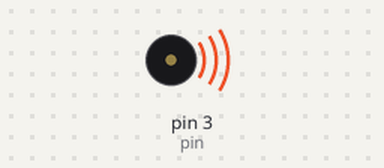
Simulated run of this sketch. Board: Arduino Uno, built with avr-gcc and run on an emulated ATmega328P. Parts: buzzer (waves = sounding). What the sketch prints to the serial monitor is not drawn.

Above: at 3.0 s.
Timing chart, 0 to 4.7 s (numbered marks = the images above):
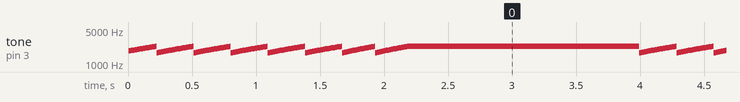

Measured:
- by itself, tone on pin 3 (pin): plays 1860 Hz for 0.01 s, 1880 Hz for 0.01 s, 1900 Hz for 0.01 s, 1920 Hz for 0.01 s, 1940 Hz for 0.01 s, 1960 Hz for 0.01 s … (2870 notes in this stretch)

The sketch:

VideoGameSound_with_Arduino.ino
```cpp
/* VideoGameSound with Arduino
   Author: Dr. JAK
   Date: 10/25/15 */

int pin=3; //declare the pin to be number 3

void setup() {
  pinMode(pin,OUTPUT); //set said pin as the output
  Serial.begin(9600); //open the serial monitor @ 9600 baud
}

void loop() {
  for(int duration=15; duration>=1; duration=duration-1) { //declare the duration to be 15
    //continue until duration < 1
    //and subtract one from the duration each time the loop completes
    for(int freq=1700;freq<=2300;freq=freq+20){ //similar deal, but with frequency, and incrementing up 20, from 1700 => 2300
      tone(pin,freq,duration); //set the tone of pin 3 to be the variable 'freq' and to last for the duration 'duration'
      Serial.print(freq); //print the frequency to serial
      Serial.print(" "); //print a space
      Serial.println(duration); //print the duration
    }
  }
}
```
